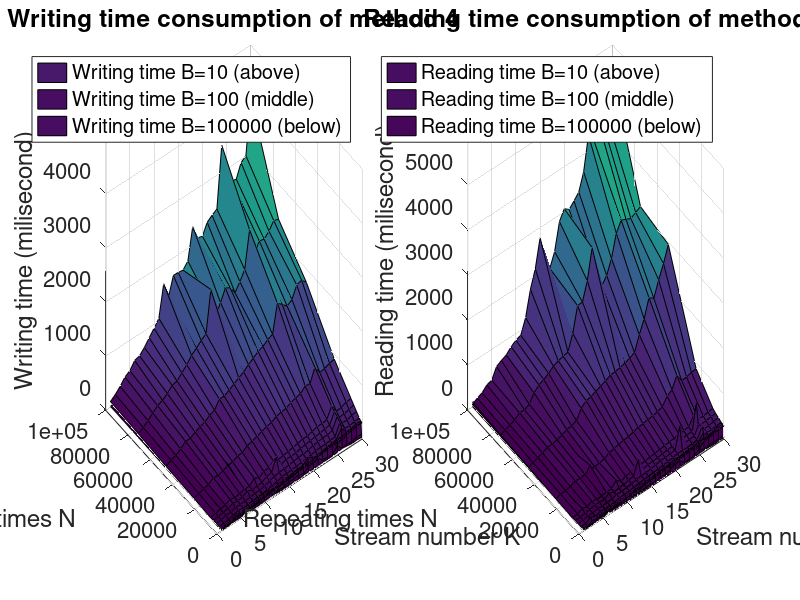

Write the MATLAB code that produced this figure.
load('30times1.mat');
fixedArray=doubleArray;
testinglength=[100,500,1000,2500,5000,7500,10000,25000,50000,75000,100000];
selectIDB=[1,2,3];

rearrangedResult=zeros(30,length(testinglength),2);
for idb=1:3
counter=1;
for idStream=1:30
    for idN=1:length(testinglength)
        rearrangedResult(idStream,idN,2*(idb-1)+1)=fixedArray(4*(selectIDB(idb)-1)+1,counter);
        rearrangedResult(idStream,idN,2*(idb-1)+2)=fixedArray(4*(selectIDB(idb)-1)+3,counter);
        counter=counter+1;
    end
    
end
end

writingTimes1=rearrangedResult(:,:,1);
readingTimes1=rearrangedResult(:,:,2);
writingTimes2=rearrangedResult(:,:,3);
readingTimes2=rearrangedResult(:,:,4);
writingTimes3=rearrangedResult(:,:,5);
readingTimes3=rearrangedResult(:,:,6);
[Xg,Yg]=meshgrid(1:30,testinglength);

subplot(1,2,1);
surf(Xg,Yg,writingTimes1');
hold on
surf(Xg,Yg,writingTimes2');
surf(Xg,Yg,writingTimes3');
%caxis([10 200])

xlabel('Stream number K'),ylabel('Repeating times N'),zlabel('Writing time (milisecond)');
legend("Writing time B=10 (above)","Writing time B=100 (middle)","Writing time B=100000 (below)")
title("Writing time consumption of method 4")
set(gca,'FontSize',16);

subplot(1,2,2);
surf(Xg,Yg,readingTimes1');
hold on
surf(Xg,Yg,readingTimes2');
surf(Xg,Yg,readingTimes3');
%caxis([10 200])

xlabel('Stream number K'),ylabel('Repeating times N'),zlabel('Reading time (milisecond)');
legend("Reading time B=10 (above)","Reading time B=100 (middle)","Reading time B=100000 (below)")
title("Reading time consumption of method 4")
set(gca,'FontSize',16);
